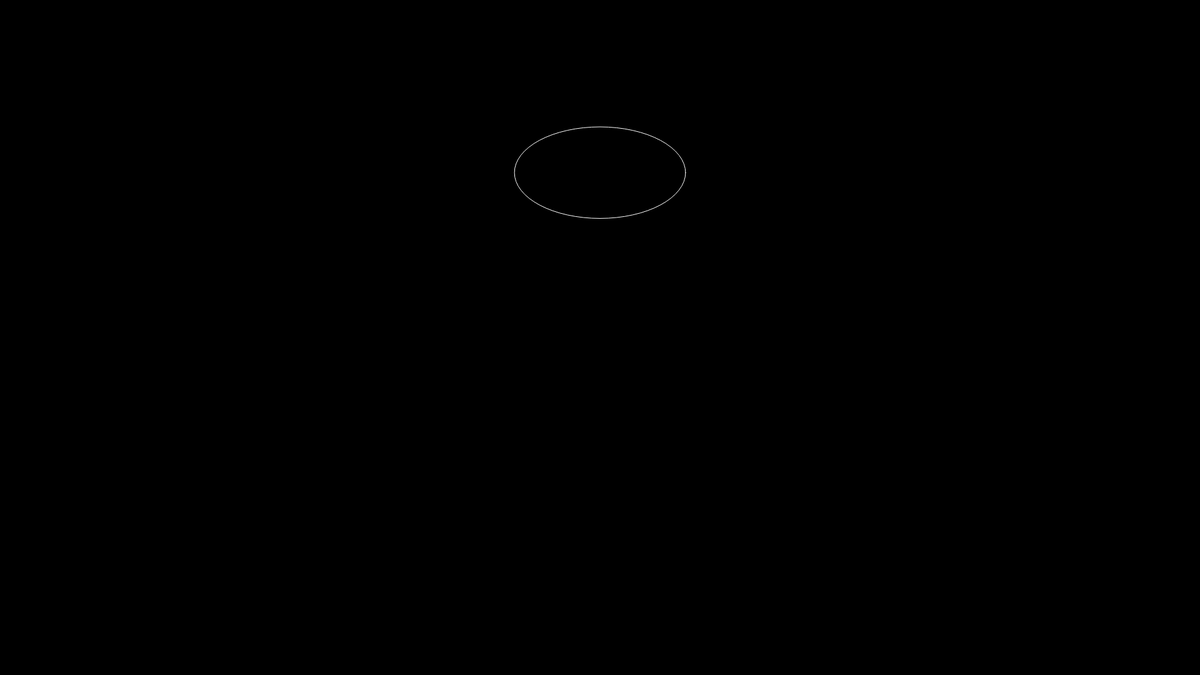
Frame 1 (no input)
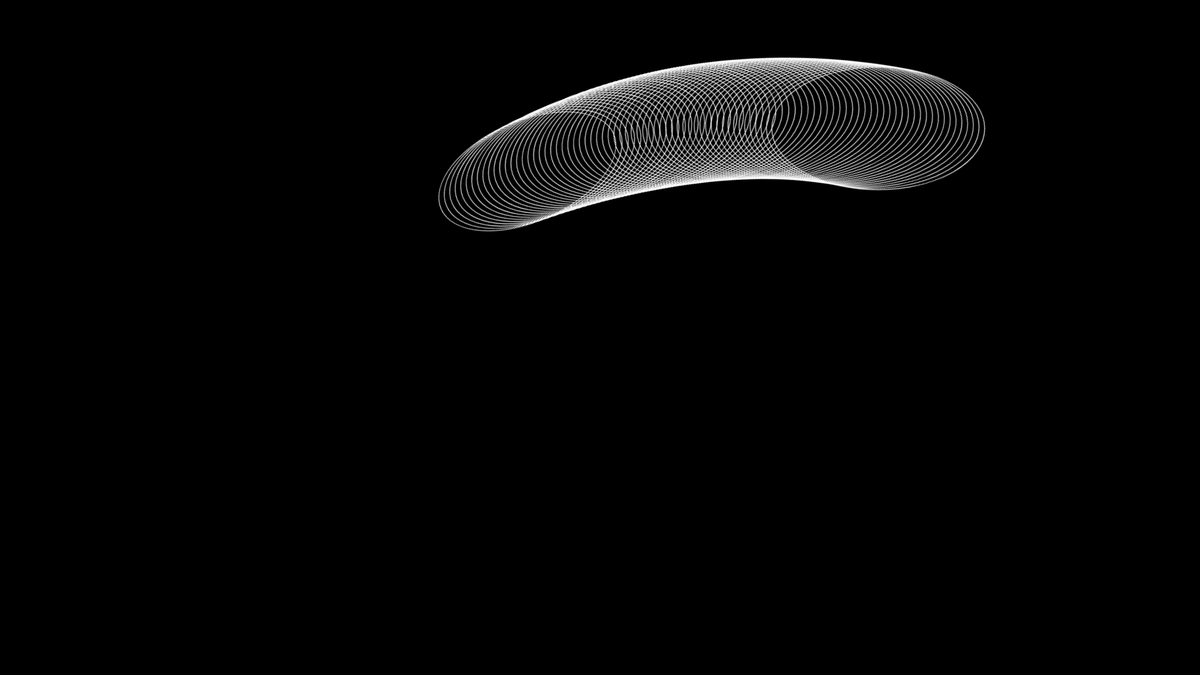
Frame 60 (no input)
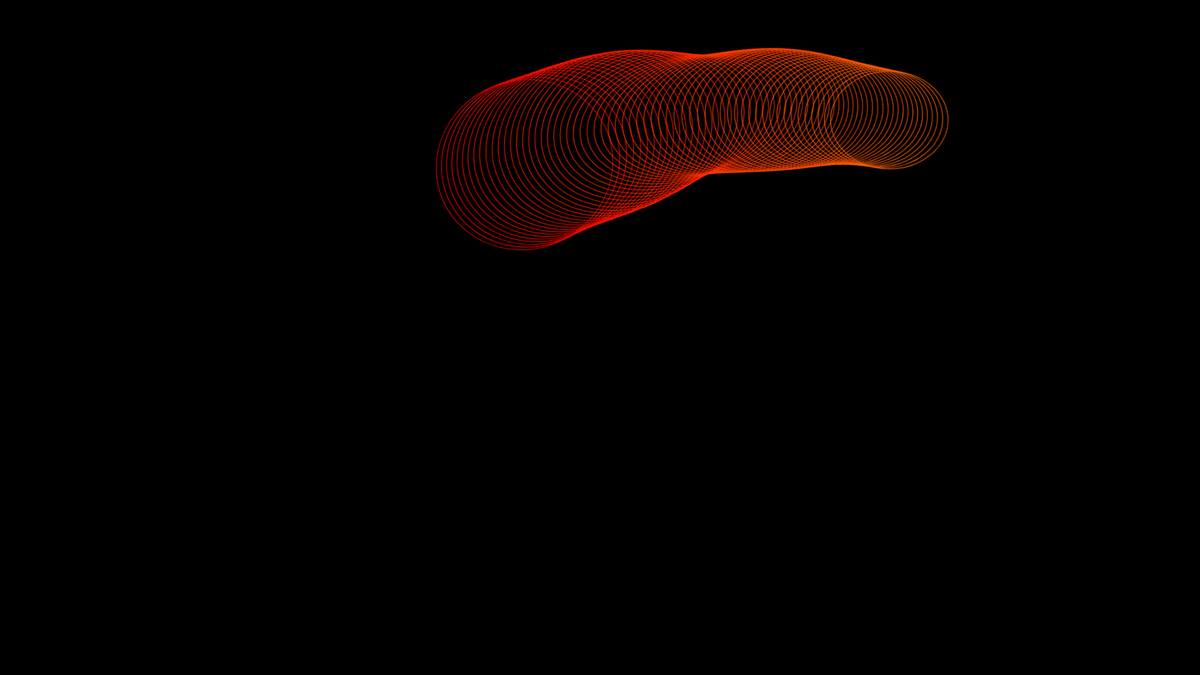
Frame 120 (the mouse pressed at the canvas centre since frame 60)

The p5.js sketch that drew these frames (run headless with seeded random() and noise() and a simulated clock; from frame 60 on, the mouse is pressed at the canvas centre):

// p5.js sketch
// ── sketch.js
/*
Author: Project Somedays
Date: 2024-03-29
Title: Reverse-Engineering Challenge Series

@gandyworks did it live with a plotter, but I loved the effect: https://www.instagram.com/reel/C4v8j2NR41s/?igsh=ZnhheTVhNGVlM2M3

Now with different curves from https://mathworld.wolfram.com/topics/PolarCurves.html 
*/

const originalLoop = (a,t) => createVector(
  a*cos(t),
  a*sin(t)
)

const eightcurve = (a,t) => createVector(
  a*sin(t),  // x
  a*sin(t)*cos(t) //y
  );
  
const butterflycurve = (a,t) => createVector(
    0.1*a*sin(t)*(exp(cos(t) - 2*cos(4*t) + sin(t/12)**5)),
    0.1*a*cos(t)*(exp(cos(t) - 2*cos(4*t) + sin(t/12)**5))
  );

const bifoliateCurve = (a,t) => createVector(
  0.75*((8*a*(sin(t)**2))*(cos(t)**2))/(cos(4*t) +3),
  0.75*((8*a*(sin(t)**3))*(cos(t)**1))/(cos(4*t) +3),
)

const trifoil = (a,t) => createVector(
  0.5*a*(sin(t) + 2*sin(2*t)),
  0.5*a*(cos(t) - 2*cos(2*t))
)

const cardioid = (a,t) => createVector(
  0.05*a*(16*sin(t)**3),
  0.05*a*(13*cos(t) - 5*cos(2*t) - 2*cos(3*t) - cos(4*t))
)

const cycleFrames = 900;
let centrePoint;
let r, R;
let t;
let xOff, yOff;
let noiseR;
let drawLayer;
// let transitionLayer;
let a;
let chosenFunction;
let functionChoices;
let globalZoom;
let coloursOn;
let extent;

function setup() {
  createCanvas(1920, 1080);
  // createCanvas(windowWidth, windowHeight);
  transitionLayer = createGraphics(height, height);
  functionChoices = [eightcurve, trifoil, cardioid, bifoliateCurve, butterflycurve];
  chosenFunction = random(functionChoices);
  drawLayer = createGraphics(2*width, 2*height);
  drawLayer.strokeWeight(1);
  drawLayer.colorMode(HSB, 360, 100, 100, 100)
  // transitionLayer.background(0,0,0,20);
  drawLayer.background(0);
  centrePoint = createVector(width/2, height/2);
  extent = min(drawLayer.width, drawLayer.height)
  R = random(extent*0.5, 0.9*extent);
  r = random(0.1*R, 0.5*R);
  drawLayer.noFill();
  drawLayer.stroke(255);
  xOff = random(1000);
  yOff = random(1000);
  imageMode(CENTER);
  t = 0;
  a = random(width/4, width/3);
  noiseR = random(0,2);
  background(0);
  coloursOn = random()<0.5;
  
}

function draw() {
  if(coloursOn){
    drawLayer.stroke(0,0,100);
  } else{
    drawLayer.stroke(degrees(t%TWO_PI), 100, 100);
  }
  
  let yAxis = r*noise(yOff + noiseR*cos(t), yOff + noiseR*sin(t));
  let xAxis = r*noise(xOff + noiseR*cos(t), xOff + noiseR*sin(t));
  
  drawLayer.push();
  let drawPoint = trifoil(a,t);//eightcurve(a,t);
  drawLayer.translate(drawLayer.width/2 + drawPoint.x, drawLayer.height/2 + drawPoint.y);
  drawLayer.rotate(t);
  drawLayer.ellipse(0,0,xAxis, yAxis);  
  drawLayer.pop();
  // if(t > TWO_PI){
  //   drawLayer.fill(0,0,0,10);
  //   drawLayer.rect(0,0,width, height);
  // }

  push();
    translate(centrePoint.x, centrePoint.y)
    scale(globalZoom);
    rotate(-t);
    image(drawLayer,0,0);
  pop();
  
  t += TWO_PI/cycleFrames;

  globalZoom = 0.75 + 0.25*(1+sin(t));
  
  // if(t > TWO_PI){
  //   image(transitionLayer, 0, 0);
  // }
  
  // if(t > 1.5*TWO_PI){
  //   setup();
  // }


}



function mousePressed(){
  if(mouseButton === LEFT){
    setup();
  }
}
